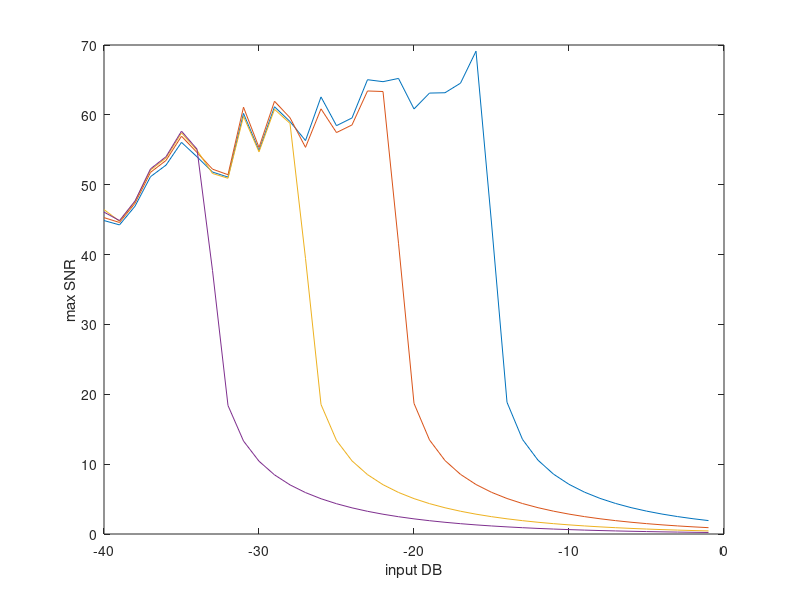

Write the MATLAB code that produced this figure.
abs = [-40.000000, -39.000000, -38.000000, -37.000000, -36.000000, -35.000000, -34.000000, -33.000000, -32.000000, -31.000000, -30.000000, -29.000000, -28.000000, -27.000000, -26.000000, -25.000000, -24.000000, -23.000000, -22.000000, -21.000000, -20.000000, -19.000000, -18.000000, -17.000000, -16.000000, -15.000000, -14.000000, -13.000000, -12.000000, -11.000000, -10.000000, -9.000000, -8.000000, -7.000000, -6.000000, -5.000000, -4.000000, -3.000000, -2.000000, -1.000000];

ord64 = [44.869345, 44.248277, 46.919285, 51.149443, 52.801748, 56.064094, 53.997719, 51.811664, 51.090693, 60.204966, 54.904119, 61.159175, 59.041065, 56.322459, 62.566272, 58.453786, 59.556356, 65.032587, 64.750761, 65.215847, 60.846648, 63.117473, 63.165819, 64.534765, 69.115361, 44.521454, 18.858489, 13.539432, 10.566517, 8.570674, 7.111227, 5.989546, 5.098964, 4.375547, 3.777956, 3.277935, 2.855324, 2.495256, 2.186460, 1.920203];
ord256 = [45.289789, 44.595687, 47.342214, 51.769829, 53.472434, 56.944753, 54.606976, 52.229258, 51.431733, 61.100793, 55.326292, 61.948612, 59.584749, 55.348713, 60.860698, 57.466018, 58.557504, 63.419790, 63.342300, 41.621898, 18.700102, 13.462552, 10.517779, 8.536125, 7.085185, 5.969142, 5.082547, 4.362082, 3.766752, 3.268507, 2.847320, 2.488411, 2.180572, 1.915114, 1.685173, 1.485245, 1.310857, 1.158331, 1.024612, 0.907146];
ord1024 = [46.439611, 44.774746, 47.561660, 52.097471, 53.828253, 57.420999, 54.928419, 51.610163, 50.925066, 59.789474, 54.700486, 60.789827, 58.781473, 39.456366, 18.544916, 13.386527, 10.469427, 8.501795, 7.059282, 5.948833, 5.066199, 4.348670, 3.755589, 3.259111, 2.839342, 2.481588, 2.174703, 1.910040, 1.680769, 1.481409, 1.307506, 1.155396, 1.022037, 0.904882, 0.801782, 0.710915, 0.630723, 0.559871, 0.497207, 0.441736];
ord4096 = [46.078406, 44.865679, 47.673498, 52.266047, 54.011783, 57.669287, 55.093713, 37.728146, 18.392812, 13.311339, 10.421457, 8.467680, 7.033518, 5.928620, 5.049921, 4.335310, 3.744467, 3.249748, 2.831390, 2.474786, 2.168851, 1.904980, 1.676377, 1.477584, 1.304164, 1.152469, 1.019468, 0.902623, 0.799793, 0.709160, 0.629174, 0.558501, 0.495995, 0.440662, 0.391643, 0.348186, 0.309638, 0.275425, 0.245046, 0.218060];
figure
plot(abs,ord64);
xlabel('input DB')
ylabel('max SNR')
hold on
plot(abs,ord256);
hold on
plot(abs,ord1024);
hold on
plot(abs,ord4096);


